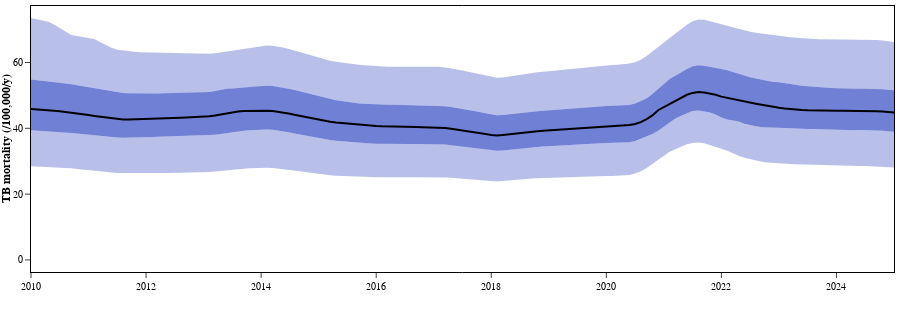

This figure's notebook cell:
### Code cell
# target_plot.write_image(DOCS_PATH / "targets1.png", scale=3)
plot_output_ranges(base_quantiles,targets,['mortality'],1,2010,2025)

### Figure 1 — Plotly figure (JSON) as saved in the notebook; plotly's stock layout.template omitted (floating-point values rounded to 4 significant figures; data arrays with more than 128 entries replaced by an {"elided": "..."} marker saying what was removed)
{"data": [{"fill": "tonexty", "fillcolor": "rgba(0,30,180,0.0)", "line": {"width": 0}, "name": "0.025", "showlegend": false, "type": "scatter", "x": {"elided": "151 float values"}, "xaxis": "x", "y": {"elided": "151 float values"}, "yaxis": "y"}, {"fill": "tonexty", "fillcolor": "rgba(0,30,180,0.27999999999999997)", "line": {"width": 0}, "name": "0.25", "showlegend": false, "type": "scatter", "x": {"elided": "151 float values"}, "xaxis": "x", "y": {"elided": "151 float values"}, "yaxis": "y"}, {"fill": "tonexty", "fillcolor": "rgba(0,30,180,0.5599999999999999)", "line": {"width": 0}, "name": "0.5", "showlegend": false, "type": "scatter", "x": {"elided": "151 float values"}, "xaxis": "x", "y": {"elided": "151 float values"}, "yaxis": "y"}, {"fill": "tonexty", "fillcolor": "rgba(0,30,180,0.5599999999999999)", "line": {"width": 0}, "name": "0.75", "showlegend": false, "type": "scatter", "x": {"elided": "151 float values"}, "xaxis": "x", "y": {"elided": "151 float values"}, "yaxis": "y"}, {"fill": "tonexty", "fillcolor": "rgba(0,30,180,0.27999999999999997)", "line": {"width": 0}, "name": "0.975", "showlegend": false, "type": "scatter", "x": {"elided": "151 float values"}, "xaxis": "x", "y": {"elided": "151 float values"}, "yaxis": "y"}, {"line": {"color": "black"}, "name": "Median", "showlegend": false, "type": "scatter", "x": {"elided": "151 float values"}, "xaxis": "x", "y": {"elided": "151 float values"}, "yaxis": "y"}], "layout": {"height": 320, "margin": {"b": 40, "l": 10, "r": 5, "t": 5}, "showlegend": false, "xaxis": {"anchor": "y", "domain": [0, 1], "dtick": 2, "range": [2010, 2025], "tick0": 2010, "tickmode": "linear", "title": {"text": ""}}, "yaxis": {"anchor": "x", "domain": [0, 1], "range": [-3.675, 77.17], "title": {"font": {"size": 12}, "standoff": 0, "text": "<b>TB mortality (/100,000/y)</b>"}}}}
